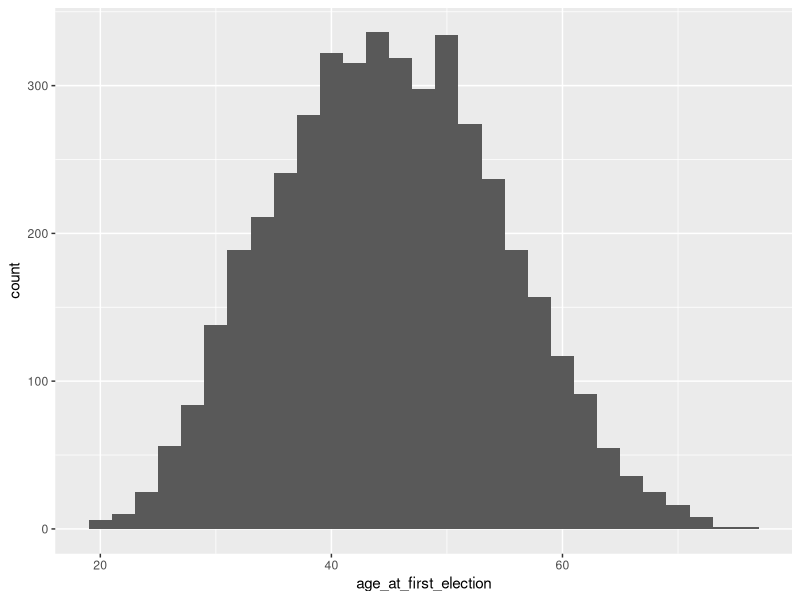
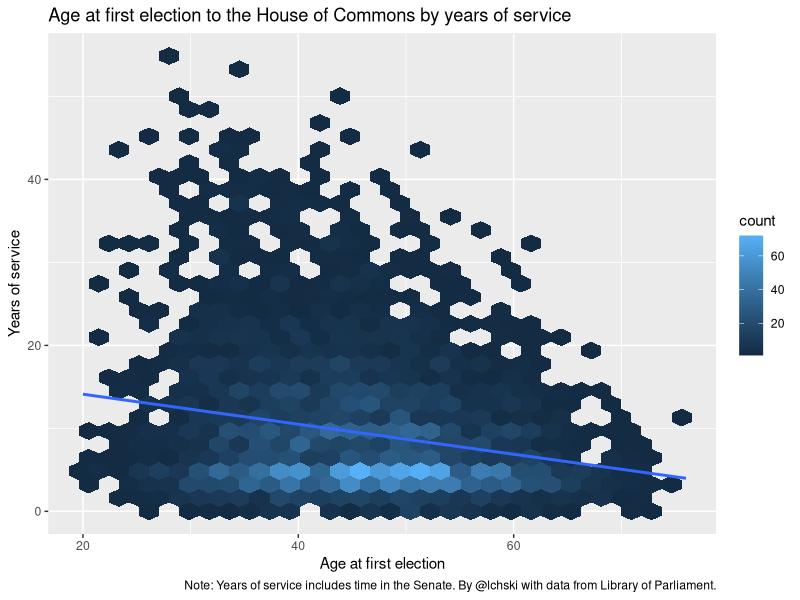

R code for these plots, in order:
library(tidyverse)

# Load data

## Mmm, CSV!
import_lop_mps <- read_csv("data/lop-mps.csv")

# Tidy data

## Separate "Type of Parliamentarian" column into multiple rows per period of MP's service
lop_mps <- import_lop_mps %>%
  separate_rows(`Type of Parliamentarian`, sep="\\)") %>%
  filter(`Type of Parliamentarian` != "") %>%
  mutate(days_of_service = as.numeric(str_extract(`Years of Service`, "(\\d+)"))) %>%
  mutate(years_of_service = days_of_service / 365)

## TODO: extract type of service, service start, service end for each record

# Analyze

## Number of MPs born per year
lop_mps %>%
  transmute(date = substr(`Date of Birth`, 1, 4)) %>%
  group_by(date) %>%
  summarise(count = n()) %>%
  arrange(date)

## Age at election
age_at_election <- import_lop_mps %>%
  filter(`Date of Birth` != "") %>%
  mutate(age_at_first_election = as.integer(substr(as.character(`Date Appointed/Date of First Election`), 1, 4)) - as.integer(substr(`Date of Birth`, 1, 4))) %>%
  mutate(years_of_service = as.numeric(str_extract(`Years of Service`, "(\\d+)")) / 365) %>%
  select(Name, `Date of Birth`, `Political Affiliation`, `Date Appointed/Date of First Election`, age_at_first_election, years_of_service) %>%
  arrange(age_at_first_election)

## % of MPs first elected at age 65 or above
(age_at_election %>% filter(age_at_first_election >= 65) %>% count() %>% pull(n)) / (age_at_election %>% count() %>% pull(n))

# Summarize

## Age at first election summary stats
age_at_election %>%
  summarize(
    mean_age_at_first_election = mean(age_at_first_election, na.rm = TRUE),
    median_age_at_first_election = median(age_at_first_election, na.rm = TRUE),
    min_age_at_first_election = min(age_at_first_election, na.rm = TRUE),
    max_age_at_first_election = max(age_at_first_election, na.rm = TRUE)
  )

## Years of service summary stats
age_at_election %>%
  summarize(
    mean_years_of_service = mean(years_of_service, na.rm = TRUE),
    median_years_of_service = median(years_of_service, na.rm = TRUE),
    min_years_of_service = min(years_of_service, na.rm = TRUE),
    max_years_of_service = max(years_of_service, na.rm = TRUE)
  )

# Visualize

## Histogram of age of first election
age_at_election %>%
  ggplot(aes(x = age_at_first_election)) +
  geom_histogram(binwidth = 2)

## Hexplot (binned scatterplot, to indicate density) of age at first election by years of service
age_at_election %>%
  ggplot(aes(x = age_at_first_election, y = years_of_service)) +
  geom_hex() +
  geom_smooth(method = lm, se = FALSE) +
  labs(
    title = "Age at first election to the House of Commons by years of service",
    x = "Age at first election",
    y = "Years of service",
    caption = "Note: Years of service includes time in the Senate. By @lchski with data from Library of Parliament."
  )
